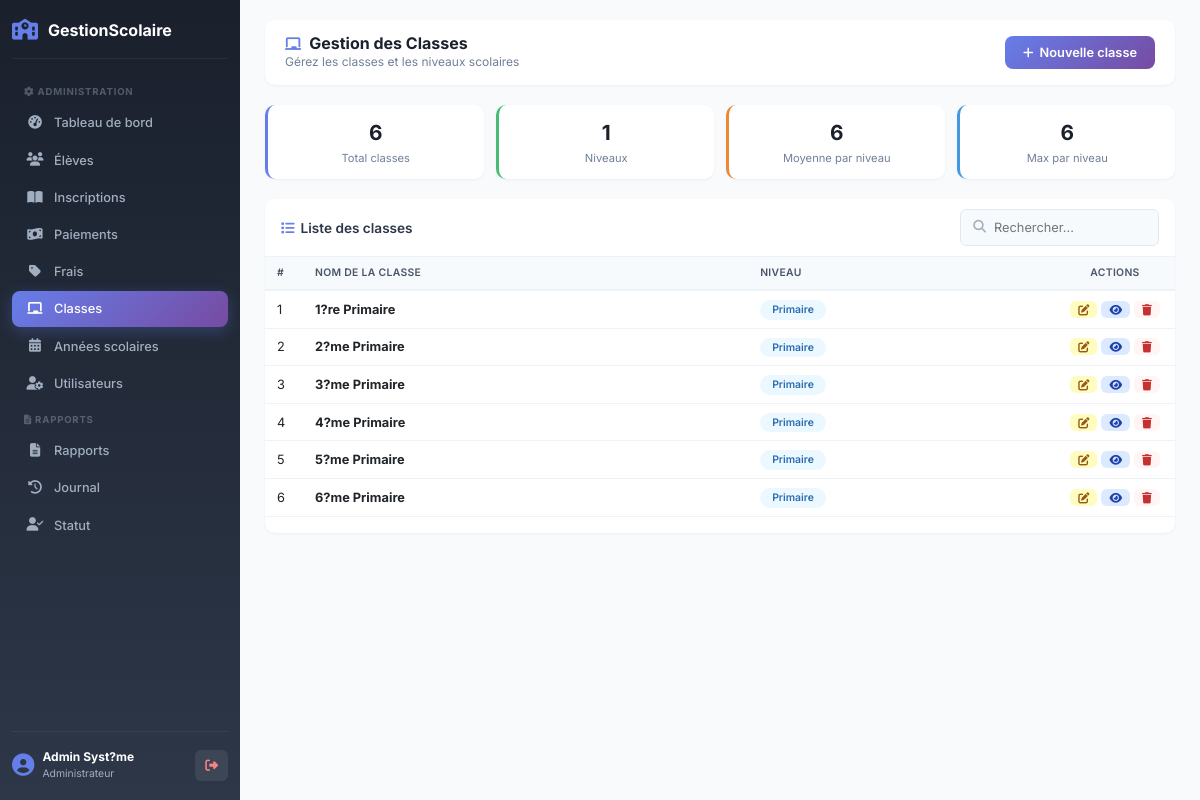
Page /admin/classes/index.php (signed in) on the committed database.
### tables this page shows
CREATE TABLE `classes` (
  `idClasse` int(11) NOT NULL,
  `nomClasse` varchar(50) NOT NULL,
  `idNiveau` int(11) NOT NULL
);

CREATE TABLE `niveaux` (
  `idNiveau` int(11) NOT NULL,
  `nomNiveau` varchar(50) NOT NULL,
  `description` text DEFAULT NULL
);

### admin/classes/index.php (the view, shortened to what this page needs)
<?php
$db = db();
$sql = "
    SELECT c.idClasse, c.nomClasse, c.idNiveau,
           n.nomNiveau
    FROM classes c
    LEFT JOIN niveaux n ON c.idNiveau = n.idNiveau
    ORDER BY n.nomNiveau, c.nomClasse
";
$stmt = $db->query($sql);
$classes = $stmt->fetchAll();
include __DIR__ . '/../../includes/header.php';
?>
<div class="app-layout">
    <div class="sidebar-admin" id="sidebarAdmin">
        <div class="sidebar-logo">
            <i class="fas fa-school"></i>
            <span>GestionScolaire</span>
        </div>
        <ul class="sidebar-menu">
            <li class="menu-section"><i class="fas fa-cog"></i> Administration</li>
            <li>
                <a href="../dashboard.php">
                    <i class="fas fa-tachometer-alt"></i> Tableau de bord
                </a>
            </li>
            <li>
                <a href="../eleves/index.php">
                    <i class="fas fa-users"></i> Élèves
                </a>
            </li>
            <li>
                <a href="../inscriptions/index.php">
                    <i class="fas fa-book-open"></i> Inscriptions
                </a>
            </li>
            <li>
                <a href="../paiements/index.php">
                    <i class="fas fa-money-bill-wave"></i> Paiements
                </a>
            </li>
            <li>
                <a href="../frais/index.php">
                    <i class="fas fa-tag"></i> Frais
                </a>
            </li>
            <li>
                <a href="index.php" class="active">
                    <i class="fas fa-chalkboard"></i> Classes
                </a>
            </li>
            <li>
                <a href="../annees/index.php">
                    <i class="fas fa-calendar-alt"></i> Années scolaires
                </a>
            </li>
            <li>
                <a href="../utilisateurs/index.php">
                    <i class="fas fa-user-cog"></i> Utilisateurs
                </a>
            </li>
            <li class="menu-section"><i class="fas fa-file-alt"></i> Rapports</li>
            <li>
                <a href="../rapports/index.php">
                    <i class="fas fa-file-alt"></i> Rapports
                </a>
            </li>
            <li>
                <a href="../journal/index.php">
                    <i class="fas fa-history"></i> Journal
                </a>
            </li>
            <li>
                <a href="../statut.php">
                    <i class="fas fa-user-check"></i> Statut
                </a>
            </li>
        </ul>
        <div class="sidebar-footer">
            <div class="user-info">
                <i class="fas fa-user-circle"></i>
                <div>
                    <strong><?php echo $_SESSION['nom'] . ' ' . $_SESSION['prenom']; ?></strong>
                    <span><?php echo $_SESSION['role']; ?></span>
                </div>
            </div>
            <a href="../../logout.php" class="btn-logout" title="Déconnexion">
                <i class="fas fa-sign-out-alt"></i>
            </a>
        </div>
    </div>
    <div class="main-content">
        <div class="header-bar">
            <div>
                <h3><i class="fas fa-chalkboard"></i>Gestion des Classes</h3>
                <small>Gérez les classes et les niveaux scolaires</small>
            </div>
            <button class="btn-add" onclick="openModalAjout()">
                <i class="fas fa-plus"></i> Nouvelle classe
            </button>
        </div>
        <?php
        $total = count($classes);
        $par_niveau = [];
        foreach ($classes as $c) {
            $niveau = $c['nomNiveau'] ?? 'Sans niveau';
            if (!isset($par_niveau[$niveau])) {
                $par_niveau[$niveau] = 0;
            }
            $par_niveau[$niveau]++;
        }
        $niveaux_count = count($par_niveau);
        ?>
        <div class="stats-grid">
            <div class="stat-card">
                <div class="number"><?php echo $total; ?></div>
                <div class="label">Total classes</div>
            </div>
            <div class="stat-card green">
                <div class="number"><?php echo $niveaux_count; ?></div>
                <div class="label">Niveaux</div>
            </div>
            <div class="stat-card orange">
                <div class="number"><?php echo $total > 0 ? round(($total / max(1, $niveaux_count)), 1) : 0; ?></div>
                <div class="label">Moyenne par niveau</div>
            </div>
            <div class="stat-card blue">
                <div class="number"><?php echo !empty($par_niveau) ? max($par_niveau) : 0; ?></div>
                <div class="label">Max par niveau</div>
            </div>
        </div>
        <div class="table-box">
            <div class="table-header">
                <span class="title"><i class="fas fa-list"></i>Liste des classes</span>
                <div class="search-box">
                    <i class="fas fa-search"></i>
                    <input type="text" id="searchInput" placeholder="Rechercher...">
                </div>
            </div>
            <div class="table-scroll">
                <table class="table">
                    <thead>
                        <tr>
                            <th style="width:38px;">#</th>
                            <th>Nom de la classe</th>
                            <th>Niveau</th>
                            <th style="text-align:center; width:120px;">Actions</th>
                        </tr>
                    </thead>
                    <tbody>
                        <?php if (empty($classes)): ?>
                            <tr>
                                <td colspan="4">
                                    <div class="empty-state">
                                        <i class="fas fa-chalkboard"></i>
                                        <h5>Aucune classe</h5>
                                        <p>Ajoutez votre première classe</p>
                                    </div>
                                </td>
                            </tr>
                        <?php else: ?>
                            <?php foreach ($classes as $i => $c): ?>
                                <tr>
                                    <td><?php echo $i + 1; ?></td>
                                    <td>
                                        <strong><?php echo htmlspecialchars($c['nomClasse']); ?></strong>
                                    </td>
                                    <td>
                                        <?php
                                            $niveauClass = 'default';
                                            $niveau = strtolower($c['nomNiveau'] ?? '');
                                            if (strpos($niveau, 'primaire') !== false) $niveauClass = 'primaire';
                                            elseif (strpos($niveau, 'secondaire') !== false) $niveauClass = 'secondaire';
                                            elseif (strpos($niveau, 'universitaire') !== false || strpos($niveau, 'supérieur') !== false) $niveauClass = 'universitaire';
                                        ?>
                                        <span class="badge-niveau <?php echo $niveauClass; ?>">
                                            <?php echo htmlspecialchars($c['nomNiveau'] ?? 'Non défini'); ?>
                                        </span>
                                    </td>
                                    <td style="text-align:center;">
                                        <div class="actions">
                                            <button class="btn btn-edit" title="Modifier" onclick="openModalEdit(<?php echo $c['idClasse']; ?>, '<?php echo htmlspecialchars($c['nomClasse']); ?>', <?php echo $c['idNiveau']; ?>, '<?php echo htmlspecialchars($c['nomNiveau'] ?? ''); ?>')">
                                                <i class="fas fa-edit"></i>
                                            </button>
                                            <a href="voir.php?id=<?php echo $c['idClasse']; ?>" class="btn btn-view" title="Voir">
                                                <i class="fas fa-eye"></i>
                                            </a>
                                            <a href="supprimer.php?id=<?php echo $c['idClasse']; ?>" class="btn btn-delete" title="Supprimer" onclick="return confirm('Supprimer cette classe ?')">
                                                <i class="fas fa-trash"></i>
                                            </a>
                                        </div>
                                    </td>
                                </tr>
                            <?php endforeach; ?>
                        <?php endif; ?>
                    </tbody>
                </table>
            </div>
        </div>
        <?php include __DIR__ . '/../../includes/footer.php'; ?>
</body>
</html>

### assets/css/style.css (style rules this page uses)
* { margin: 0; padding: 0; box-sizing: border-box; }
body { font-family: 'Inter', -apple-system, BlinkMacSystemFont, sans-serif; background: #f8fafc; overflow-x: hidden; }
.main-content { margin-left: 280px; min-height: 100vh; padding: 20px 30px; }
.stat-card { border-radius: 16px; transition: all 0.3s ease; }

### rows in the picture
classes: nomClasse "1?re Primaire", idNiveau.nomNiveau "Primaire"
classes: nomClasse "2?me Primaire", idNiveau.nomNiveau "Primaire"
classes: nomClasse "3?me Primaire", idNiveau.nomNiveau "Primaire"
classes: nomClasse "4?me Primaire", idNiveau.nomNiveau "Primaire"
classes: nomClasse "5?me Primaire", idNiveau.nomNiveau "Primaire"
classes: nomClasse "6?me Primaire", idNiveau.nomNiveau "Primaire"

### other values in the picture
$_SESSION['nom'] "Admin"
$_SESSION['prenom'] "Syst?me"
$_SESSION['role'] "Administrateur"
$total "6"
$niveaux_count "1"
$total / max(1, $niveaux_count) "6"
max($par_niveau) "6"
